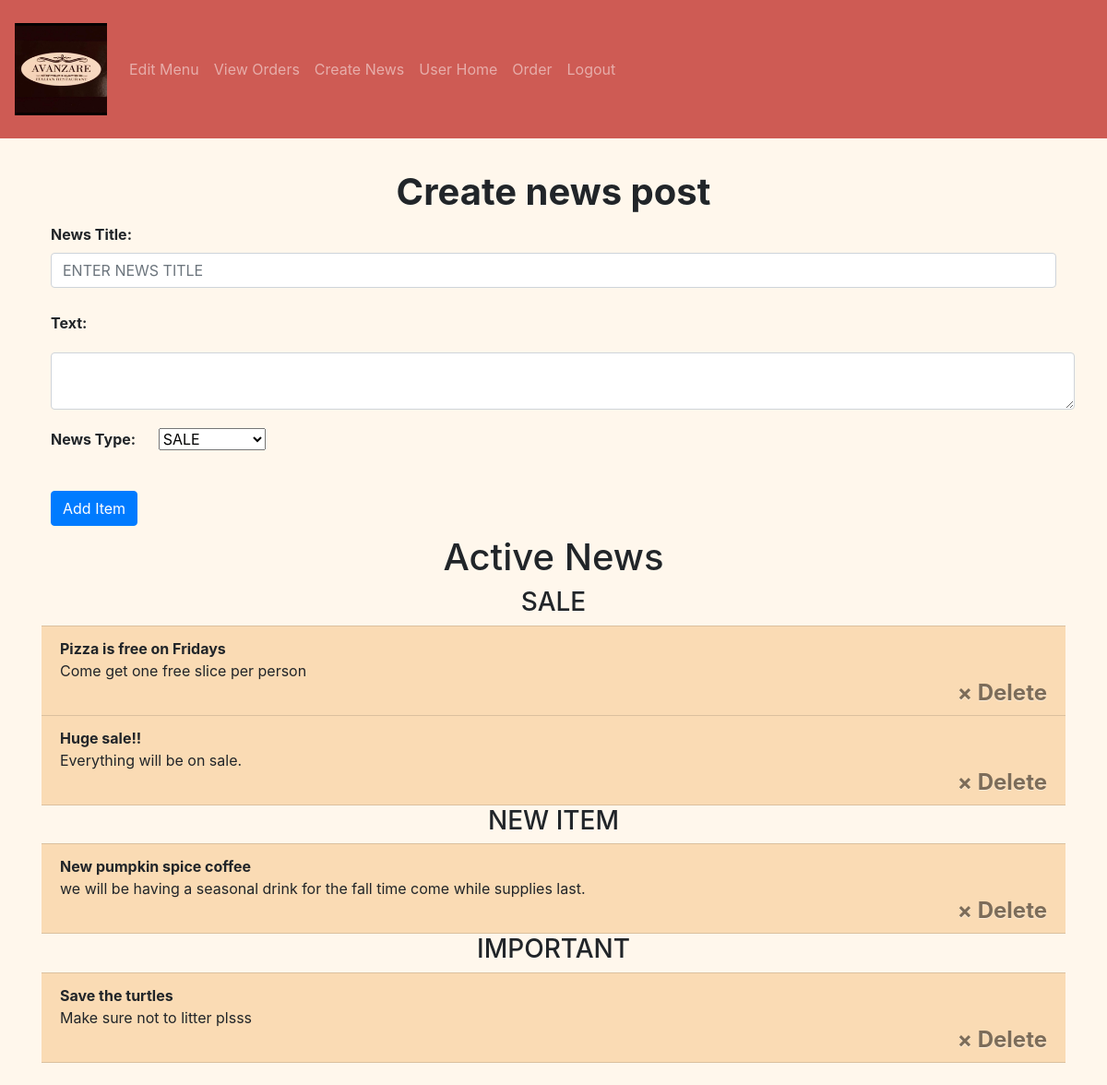
/create-news (signed in), run on the app's committed database.
### avanzareApp/models.py (models this page shows)
class News(db.Model):
    id = db.Column(db.Integer, primary_key=True)
    title = db.Column(db.String(150))
    text = db.Column(db.String(10000))
    news_type = db.Column(db.String(150))
    featured = db.Column(db.String(10))
    date = db.Column(db.DateTime(timezone=True), default=func.now())

### avanzareApp/views.py (the view, shortened to what this page needs)
@views.route('/create-news', methods=['GET', 'POST'])
@login_required
def create_news():
    news = db.session.query(News).order_by(News.id.desc()).all()
    return render_template("create_news.html", news=news, user=current_user)

### avanzareApp/__init__.py (called while the page is built)
def create_app():
    app = Flask(__name__)
    app.config['SECRET KEY'] = 'iudsdbciud ccdoi'
    app.config['SQLALCHEMY_DATABASE_URI'] = f'sqlite:///{DB_NAME}'
    db.init_app(app)
    from .views import views
    from .auth import auth
    app.register_blueprint(views, url_prefix='/')
    app.register_blueprint(auth, url_prefix='/')
    from .models import User, Menu, Menu_order, News, Order
    with app.app_context():
        db.create_all()
    login_manager = LoginManager()
    login_manager.login_view = 'auth.start_page'
    login_manager.init_app(app)
    @login_manager.user_loader
    def load_user(id):
        return User.query.get(int(id))
    return app

### avanzareApp/templates/create_news.html (shortened to what this page needs)
{% extends "base.html" %} {% block title %}Home{% endblock %}
{% block content %}
<form method="POST">
    <h1 align="center"><b>Create news post</b></h1>
    <div class="form-group">
        <label for="title"><b>News Title:</b></label>
        <input
                class="form-control"
                id="title"
                name="title"
                placeholder="ENTER NEWS TITLE"
        />
    </div>
    <label for="text"><b>Text:</b></label>
    <textarea name="text" id="text" class="form-control"></textarea>
    <label for="news_type"><b>News Type:</b></label>
    <select class="selectpicker" id="news_type" name="news_type">
        <option>SALE</option>
    </select>
    <br />
    <br />
    <button type="submit" class="btn btn-primary">Add Item</button>
</form>
<h1 align="center"> Active News </h1>
    <ul class="list-group list-group-flush" id="items">
        {% set print_once = 1 %}
        {% for news_type in ["SALE", "NEW ITEM", "IMPORTANT"] %}
            {% if print_once == 1 %}
                <h3 align="center"> {{ news_type }} </h3>
                {% set print_once = 0 %}
            {% endif %}
            {% for news_post in news %}
                {% if news_post.news_type == news_type %}
                      <li class="list-group-item">
                          <b>{{ news_post.title }}</b>
                          <br />
                          {{ news_post.text }}
                          <br />
                          <button type="button" class="close" onClick="deleteNewsPost({{ news_post.id }})">
                              <span aria-hidden="true">&times; Delete</span>
                          </button>
                      </li>
                {% endif %}
            {% endfor %}
            {% set print_once = 1 %}
        {% endfor %}
    </ul>
<br />
{% endblock %}

### avanzareApp/static/style.css (style rules this page uses)
.list-group-item { background-color: #FADBB4; }
form > * { margin: 10px; }

### data on the page
News: title "Pizza is free on Fridays", text "Come get one free slice per person"
News: title "Huge sale!!", text "Everything will be on sale."
News: title "New pumpkin spice coffee", text "we will be having a seasonal drink for the fall time come while supplies last."
News: title "Save the turtles", text "Make sure not to litter plsss"

### other printed values
{{ news_type }} "SALE" "NEW ITEM" "IMPORTANT"
